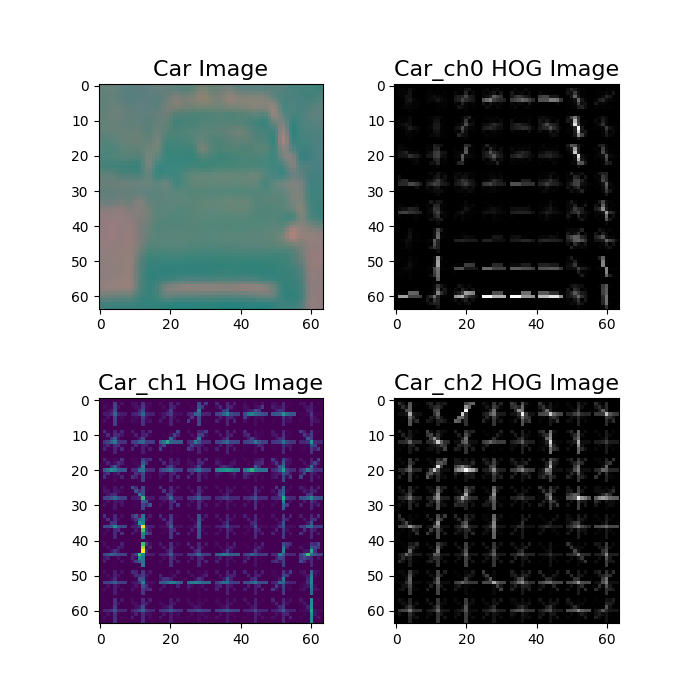
#> input picture Car_hog.png, 700 x 700 px
$ python -i detect.py   (imports and definitions only)   (older library calls are emulated)
#> lines starting #> are read from the running program, lines starting #| are printed output that depends on the picture
from moviepy.editor import VideoFileClip
from PIL import Image
from scipy.ndimage.measurements import label
from skimage.feature import hog
from sklearn.preprocessing import StandardScaler
from sklearn.svm import LinearSVC
try:
    from sklearn.cross_validation import train_test_split
except:
    from sklearn.model_selection import train_test_split

import cv2
import glob
import matplotlib.image as mpimg
import matplotlib.pyplot as plt
import numpy as np


##############################################################
# Parameters
##############################################################

color_space = 'YCrCb' # Can be BGR, HSV, LUV, HLS, YUV, YCrCb
orient = 32  # HOG orientations
pix_per_cell = 16 # HOG pixels per cell
cell_per_block = 2 # HOG cells per block
hog_channel = "ALL" # Can be 0, 1, 2, or "ALL"
spatial_size = (64, 64) # Spatial binning dimensions
hist_bins = 32    # Number of histogram bins
spatial_feat = True # Spatial features on or off
hist_feat = True # Histogram features on or off
hog_feat = True # HOG features on or off


##############################################################
# Lesson Functions
##############################################################

def get_hog_features(img, orient, pix_per_cell, cell_per_block,
                        vis=False, feature_vec=True):
    # Call with two outputs if vis==True
    if vis == True:
        features, hog_image = hog(img, orientations=orient,
                                  pixels_per_cell=(pix_per_cell, pix_per_cell),
                                  cells_per_block=(cell_per_block, cell_per_block),
                                  transform_sqrt=False,
                                  visualise=vis, feature_vector=feature_vec)
        return features, hog_image
    # Otherwise call with one output
    else:
        features = hog(img, orientations=orient,
                       pixels_per_cell=(pix_per_cell, pix_per_cell),
                       cells_per_block=(cell_per_block, cell_per_block),
                       transform_sqrt=False,
                       visualise=vis, feature_vector=feature_vec)
        return features

def bin_spatial(img, size=(32, 32)):
#> called with size = (32, 32)
    color1 = cv2.resize(img[:,:,0], size).ravel()
#> color1 = 1024 values, max 255 at index 0, min 0 at index 152, mean 165.8
    color2 = cv2.resize(img[:,:,1], size).ravel()
#> color2 = 1024 values, max 255 at index 0, min 0 at index 152, mean 165
    color3 = cv2.resize(img[:,:,2], size).ravel()
#> color3 = 1024 values, max 255 at index 0, min 0 at index 152, mean 171.7
    return np.hstack((color1, color2, color3))

def color_hist(img, nbins=32):    #bins_range=(0, 256)
    # Compute the histogram of the color channels separately
    channel1_hist = np.histogram(img[:,:,0], bins=nbins)
    channel2_hist = np.histogram(img[:,:,1], bins=nbins)
    channel3_hist = np.histogram(img[:,:,2], bins=nbins)
    # Concatenate the histograms into a single feature vector
    hist_features = np.concatenate((channel1_hist[0], channel2_hist[0], channel3_hist[0]))
    # Return the individual histograms, bin_centers and feature vector
    return hist_features

# [113 lines left out: functions add_heat, apply_threshold, draw_labeled_bboxes, slide_window, draw_boxes, search_windows, not called in this run]

def convert_rbg_to_color_space(img, color_space='RGB'):
    if color_space != 'RGB':
        if color_space == 'HSV':
            feature_image = cv2.cvtColor(img, cv2.COLOR_RGB2HSV)
        elif color_space == 'LUV':
            feature_image = cv2.cvtColor(img, cv2.COLOR_RGB2LUV)
        elif color_space == 'HLS':
            feature_image = cv2.cvtColor(img, cv2.COLOR_RGB2HLS)
        elif color_space == 'YUV':
            feature_image = cv2.cvtColor(img, cv2.COLOR_RGB2YUV)
        elif color_space == 'YCrCb':
            feature_image = cv2.cvtColor(img, cv2.COLOR_RGB2YCrCb)
    else:
        feature_image = np.copy(img)
    return feature_image

def single_img_features(img, color_space='RGB', spatial_size=(32, 32),
                        hist_bins=32, orient=9,
                        pix_per_cell=8, cell_per_block=2, hog_channel=0,
                        spatial_feat=True, hist_feat=True, hog_feat=True):
    #1) Define an empty list to receive features
    img_features = []
    #2) Apply color conversion if other than 'RGB'
    feature_image = convert_rbg_to_color_space(img, color_space)
    #3) Compute spatial features if flag is set
    if spatial_feat == True:
        spatial_features = bin_spatial(feature_image, size=spatial_size)
#> spatial_features = 3072 values, max 255 at index 0, min 0 at index 152, mean 167.5
        #4) Append features to list
        img_features.append(spatial_features)
    #5) Compute histogram features if flag is set
    if hist_feat == True:
        hist_features = color_hist(feature_image, nbins=hist_bins)
#> in color_hist, `hist_features = np.concatenate((channel1_hist[0], channel2_hist[0], ch..`: hist_features = 96 values, max 273422 at index 31, min 173 at index 22, mean 15312.5
        #6) Append features to list
        img_features.append(hist_features)
    #7) Compute HOG features if flag is set
    if hog_feat == True:
        if hog_channel == 'ALL':
            hog_features = []
            for channel in range(feature_image.shape[2]):
                hog_features.extend(get_hog_features(feature_image[:,:,channel],
                                    orient, pix_per_cell, cell_per_block,
                                    vis=False, feature_vec=True))
        else:
            hog_features = get_hog_features(feature_image[:,:,hog_channel], orient,
                        pix_per_cell, cell_per_block, vis=False, feature_vec=True)
#> in get_hog_features, `features = hog(img, orientations=orient, pixels_per_cell=(pix_per_cell..`:
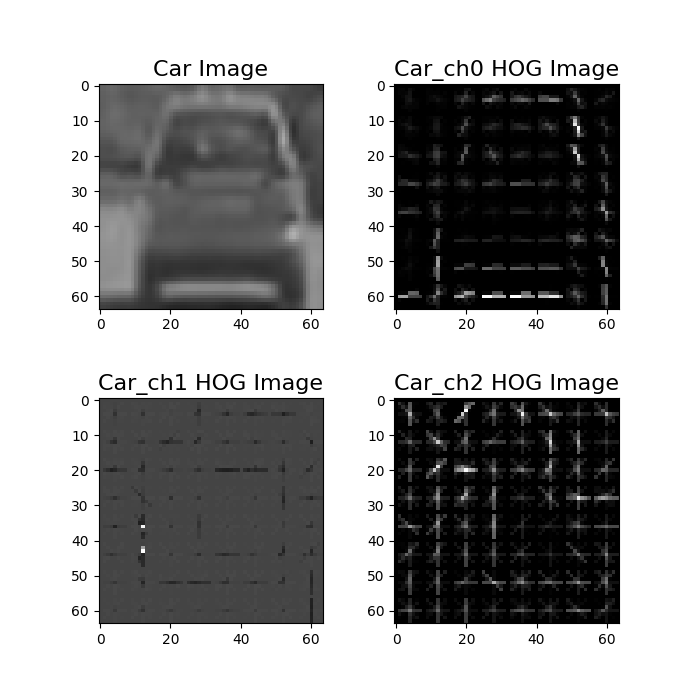
#> img: shape (700, 700); min 0, max 255, mean 164.7
        #8) Append features to list
        img_features.append(hog_features)

    #9) Return concatenated array of features
    return np.concatenate(img_features)


##############################################################
# Modified Lesson Functions
##############################################################

# [44 lines left out: functions extract_features, find_cars, train_classifier, not called in this run]

def classifier_accuracy(classifer, X_test, y_test):
    return classifer.score(X_test, y_test)


##############################################################
# Functions Added
##############################################################

def load_data(path):
    return glob.glob('{}/*/*'.format(path))

def save_image(img, name, directory="output_images"):
    img = cv2.cvtColor(img, cv2.COLOR_BGR2RGB)
    Image.fromarray(img).save("{}/{}".format(directory, name))

# [96 lines left out: functions save_image_and_heatmap, test_images_classification, process_video, visualize_hog_features, detect_vehicles_pipeline, not called in this run]


##############################################################
# Run the Vehicle Tracking Pipeline
##############################################################

# [1 line not run here, left out]

>>> import cv2
>>> picture = cv2.cvtColor(cv2.imread('Car_hog.png'), cv2.COLOR_BGR2RGB)
>>> result = single_img_features(picture)
